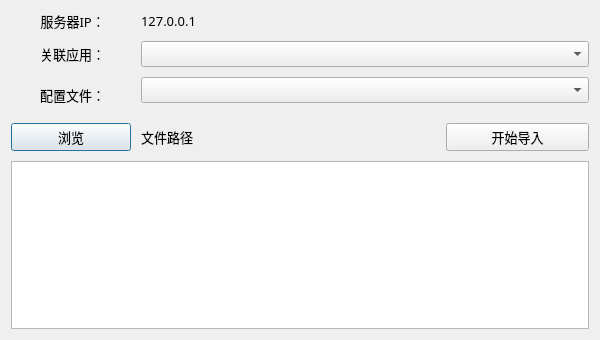
<?xml version="1.0" encoding="UTF-8"?>
<ui version="4.0">
 <class>AddDeviceDialog</class>
 <widget class="QDialog" name="AddDeviceDialog">
  <property name="geometry">
   <rect>
    <x>0</x>
    <y>0</y>
    <width>600</width>
    <height>340</height>
   </rect>
  </property>
  <property name="font">
   <font>
    <family>微软雅黑</family>
    <pointsize>10</pointsize>
   </font>
  </property>
  <property name="windowTitle">
   <string>设备批量导入工具</string>
  </property>
  <layout class="QGridLayout" name="gridLayout">
   <property name="spacing">
    <number>10</number>
   </property>
   <item row="2" column="0" rowspan="2">
    <widget class="QLabel" name="label_4">
     <property name="text">
      <string> 配置文件：</string>
     </property>
     <property name="alignment">
      <set>Qt::AlignCenter</set>
     </property>
    </widget>
   </item>
   <item row="4" column="0">
    <widget class="QPushButton" name="chooseFileButton">
     <property name="minimumSize">
      <size>
       <width>120</width>
       <height>0</height>
      </size>
     </property>
     <property name="maximumSize">
      <size>
       <width>60</width>
       <height>16777215</height>
      </size>
     </property>
     <property name="text">
      <string>浏览</string>
     </property>
    </widget>
   </item>
   <item row="0" column="0">
    <widget class="QLabel" name="label">
     <property name="layoutDirection">
      <enum>Qt::LeftToRight</enum>
     </property>
     <property name="text">
      <string> 服务器IP：</string>
     </property>
     <property name="alignment">
      <set>Qt::AlignCenter</set>
     </property>
    </widget>
   </item>
   <item row="1" column="0">
    <widget class="QLabel" name="label_3">
     <property name="text">
      <string> 关联应用：</string>
     </property>
     <property name="alignment">
      <set>Qt::AlignCenter</set>
     </property>
    </widget>
   </item>
   <item row="0" column="1" colspan="3">
    <widget class="QLabel" name="ServerIPText">
     <property name="text">
      <string>127.0.0.1</string>
     </property>
    </widget>
   </item>
   <item row="1" column="1" colspan="3">
    <widget class="QComboBox" name="appsComboBox"/>
   </item>
   <item row="2" column="1" colspan="3">
    <widget class="QComboBox" name="devprofileComboBox"/>
   </item>
   <item row="7" column="0" colspan="4">
    <widget class="QTextBrowser" name="infoText"/>
   </item>
   <item row="4" column="1" colspan="2">
    <widget class="QLabel" name="filePathText">
     <property name="sizePolicy">
      <sizepolicy hsizetype="Fixed" vsizetype="Preferred">
       <horstretch>0</horstretch>
       <verstretch>0</verstretch>
      </sizepolicy>
     </property>
     <property name="text">
      <string>文件路径</string>
     </property>
    </widget>
   </item>
   <item row="4" column="3">
    <widget class="QPushButton" name="startImportButton">
     <property name="text">
      <string>开始导入</string>
     </property>
    </widget>
   </item>
  </layout>
 </widget>
 <resources/>
 <connections/>
</ui>
